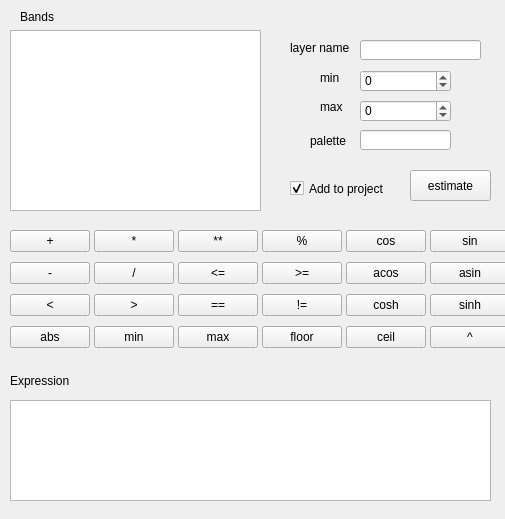
<?xml version="1.0" encoding="UTF-8"?>
<ui version="4.0">
 <class>Form</class>
 <widget class="QWidget" name="Form">
  <property name="geometry">
   <rect>
    <x>0</x>
    <y>0</y>
    <width>505</width>
    <height>519</height>
   </rect>
  </property>
  <property name="minimumSize">
   <size>
    <width>500</width>
    <height>0</height>
   </size>
  </property>
  <property name="windowTitle">
   <string>Form</string>
  </property>
  <widget class="QListView" name="bandList">
   <property name="geometry">
    <rect>
     <x>10</x>
     <y>30</y>
     <width>251</width>
     <height>181</height>
    </rect>
   </property>
   <property name="editTriggers">
    <set>QAbstractItemView::NoEditTriggers</set>
   </property>
   <property name="showDropIndicator" stdset="0">
    <bool>false</bool>
   </property>
   <property name="uniformItemSizes">
    <bool>true</bool>
   </property>
  </widget>
  <widget class="QCheckBox" name="addButton">
   <property name="geometry">
    <rect>
     <x>290</x>
     <y>180</y>
     <width>101</width>
     <height>17</height>
    </rect>
   </property>
   <property name="text">
    <string>Add to project</string>
   </property>
   <property name="checked">
    <bool>true</bool>
   </property>
  </widget>
  <widget class="QTextEdit" name="rasterExpression">
   <property name="geometry">
    <rect>
     <x>10</x>
     <y>400</y>
     <width>481</width>
     <height>101</height>
    </rect>
   </property>
   <property name="font">
    <font>
     <pointsize>9</pointsize>
    </font>
   </property>
  </widget>
  <widget class="QWidget" name="gridLayoutWidget">
   <property name="geometry">
    <rect>
     <x>10</x>
     <y>220</y>
     <width>481</width>
     <height>141</height>
    </rect>
   </property>
   <layout class="QGridLayout" name="grid">
    <property name="sizeConstraint">
     <enum>QLayout::SetMinimumSize</enum>
    </property>
    <property name="horizontalSpacing">
     <number>4</number>
    </property>
    <property name="verticalSpacing">
     <number>0</number>
    </property>
    <item row="2" column="5">
     <widget class="QPushButton" name="sinh">
      <property name="text">
       <string>sinh</string>
      </property>
     </widget>
    </item>
    <item row="2" column="6">
     <widget class="QPushButton" name="tanh">
      <property name="text">
       <string>tanh</string>
      </property>
     </widget>
    </item>
    <item row="1" column="0">
     <widget class="QPushButton" name="minus">
      <property name="text">
       <string>-</string>
      </property>
     </widget>
    </item>
    <item row="1" column="1">
     <widget class="QPushButton" name="div">
      <property name="text">
       <string>/</string>
      </property>
     </widget>
    </item>
    <item row="2" column="1">
     <widget class="QPushButton" name="gt">
      <property name="text">
       <string>&gt;</string>
      </property>
     </widget>
    </item>
    <item row="2" column="2">
     <widget class="QPushButton" name="eq">
      <property name="text">
       <string>==</string>
      </property>
     </widget>
    </item>
    <item row="0" column="2">
     <widget class="QPushButton" name="pow">
      <property name="text">
       <string>**</string>
      </property>
     </widget>
    </item>
    <item row="1" column="8">
     <widget class="QPushButton" name="sce">
      <property name="text">
       <string>)</string>
      </property>
     </widget>
    </item>
    <item row="1" column="6">
     <widget class="QPushButton" name="atan">
      <property name="text">
       <string>atan</string>
      </property>
     </widget>
    </item>
    <item row="1" column="7">
     <widget class="QPushButton" name="log">
      <property name="text">
       <string>log</string>
      </property>
     </widget>
    </item>
    <item row="0" column="7">
     <widget class="QPushButton" name="log10">
      <property name="text">
       <string>log10</string>
      </property>
     </widget>
    </item>
    <item row="0" column="8">
     <widget class="QPushButton" name="sc">
      <property name="text">
       <string>(</string>
      </property>
     </widget>
    </item>
    <item row="2" column="4">
     <widget class="QPushButton" name="cosh">
      <property name="text">
       <string>cosh</string>
      </property>
     </widget>
    </item>
    <item row="2" column="8">
     <widget class="QPushButton" name="or_">
      <property name="text">
       <string>||</string>
      </property>
     </widget>
    </item>
    <item row="2" column="7">
     <widget class="QPushButton" name="and_">
      <property name="text">
       <string>&amp;&amp;</string>
      </property>
     </widget>
    </item>
    <item row="0" column="5">
     <widget class="QPushButton" name="sin">
      <property name="text">
       <string>sin</string>
      </property>
     </widget>
    </item>
    <item row="2" column="0">
     <widget class="QPushButton" name="lt">
      <property name="text">
       <string>&lt;</string>
      </property>
     </widget>
    </item>
    <item row="0" column="1">
     <widget class="QPushButton" name="mul">
      <property name="text">
       <string>*</string>
      </property>
     </widget>
    </item>
    <item row="0" column="0">
     <widget class="QPushButton" name="plus">
      <property name="text">
       <string>+</string>
      </property>
     </widget>
    </item>
    <item row="0" column="6">
     <widget class="QPushButton" name="tan">
      <property name="text">
       <string>tan</string>
      </property>
     </widget>
    </item>
    <item row="3" column="4">
     <widget class="QPushButton" name="ceil">
      <property name="text">
       <string>ceil</string>
      </property>
     </widget>
    </item>
    <item row="3" column="3">
     <widget class="QPushButton" name="floor">
      <property name="text">
       <string>floor</string>
      </property>
     </widget>
    </item>
    <item row="1" column="5">
     <widget class="QPushButton" name="asin">
      <property name="text">
       <string>asin</string>
      </property>
     </widget>
    </item>
    <item row="2" column="3">
     <widget class="QPushButton" name="neq">
      <property name="text">
       <string>!=</string>
      </property>
     </widget>
    </item>
    <item row="0" column="3">
     <widget class="QPushButton" name="mod">
      <property name="text">
       <string>%</string>
      </property>
     </widget>
    </item>
    <item row="1" column="4">
     <widget class="QPushButton" name="acos">
      <property name="text">
       <string>acos</string>
      </property>
     </widget>
    </item>
    <item row="0" column="4">
     <widget class="QPushButton" name="cos">
      <property name="text">
       <string>cos</string>
      </property>
     </widget>
    </item>
    <item row="3" column="2">
     <widget class="QPushButton" name="max_">
      <property name="toolTip">
       <string notr="true"/>
      </property>
      <property name="statusTip">
       <string notr="true"/>
      </property>
      <property name="whatsThis">
       <string notr="true"/>
      </property>
      <property name="accessibleName">
       <string notr="true"/>
      </property>
      <property name="accessibleDescription">
       <string notr="true"/>
      </property>
      <property name="text">
       <string notr="true">max</string>
      </property>
      <property name="shortcut">
       <string notr="true"/>
      </property>
     </widget>
    </item>
    <item row="3" column="1">
     <widget class="QPushButton" name="min_">
      <property name="toolTip">
       <string notr="true"/>
      </property>
      <property name="statusTip">
       <string notr="true"/>
      </property>
      <property name="whatsThis">
       <string notr="true"/>
      </property>
      <property name="accessibleName">
       <string notr="true"/>
      </property>
      <property name="accessibleDescription">
       <string notr="true"/>
      </property>
      <property name="text">
       <string notr="true">min</string>
      </property>
     </widget>
    </item>
    <item row="3" column="0">
     <widget class="QPushButton" name="abs_">
      <property name="text">
       <string>abs</string>
      </property>
     </widget>
    </item>
    <item row="1" column="2">
     <widget class="QPushButton" name="lte">
      <property name="text">
       <string>&lt;=</string>
      </property>
     </widget>
    </item>
    <item row="1" column="3">
     <widget class="QPushButton" name="gte">
      <property name="text">
       <string>&gt;=</string>
      </property>
     </widget>
    </item>
    <item row="3" column="5">
     <widget class="QPushButton" name="nor">
      <property name="text">
       <string>^</string>
      </property>
     </widget>
    </item>
    <item row="3" column="6">
     <widget class="QPushButton" name="not_">
      <property name="text">
       <string>!</string>
      </property>
     </widget>
    </item>
    <item row="3" column="7">
     <widget class="QPushButton" name="ternar">
      <property name="text">
       <string>?  :</string>
      </property>
     </widget>
    </item>
   </layout>
  </widget>
  <widget class="QLabel" name="label">
   <property name="geometry">
    <rect>
     <x>20</x>
     <y>10</y>
     <width>47</width>
     <height>13</height>
    </rect>
   </property>
   <property name="font">
    <font>
     <pointsize>9</pointsize>
    </font>
   </property>
   <property name="text">
    <string>Bands</string>
   </property>
  </widget>
  <widget class="QLabel" name="label_2">
   <property name="geometry">
    <rect>
     <x>10</x>
     <y>370</y>
     <width>71</width>
     <height>21</height>
    </rect>
   </property>
   <property name="font">
    <font>
     <pointsize>9</pointsize>
    </font>
   </property>
   <property name="toolTip">
    <string notr="true"/>
   </property>
   <property name="locale">
    <locale language="English" country="UnitedStates"/>
   </property>
   <property name="text">
    <string notr="true">Expression</string>
   </property>
  </widget>
  <widget class="QPushButton" name="estimateButton">
   <property name="geometry">
    <rect>
     <x>410</x>
     <y>170</y>
     <width>81</width>
     <height>31</height>
    </rect>
   </property>
   <property name="font">
    <font>
     <pointsize>9</pointsize>
    </font>
   </property>
   <property name="text">
    <string notr="true">estimate</string>
   </property>
  </widget>
  <widget class="QLabel" name="label_3">
   <property name="geometry">
    <rect>
     <x>290</x>
     <y>40</y>
     <width>71</width>
     <height>16</height>
    </rect>
   </property>
   <property name="text">
    <string>layer name</string>
   </property>
  </widget>
  <widget class="QLineEdit" name="layerName">
   <property name="geometry">
    <rect>
     <x>360</x>
     <y>40</y>
     <width>121</width>
     <height>20</height>
    </rect>
   </property>
  </widget>
  <widget class="QLabel" name="label_4">
   <property name="geometry">
    <rect>
     <x>320</x>
     <y>70</y>
     <width>47</width>
     <height>16</height>
    </rect>
   </property>
   <property name="text">
    <string>min</string>
   </property>
  </widget>
  <widget class="QLabel" name="label_5">
   <property name="geometry">
    <rect>
     <x>320</x>
     <y>100</y>
     <width>47</width>
     <height>13</height>
    </rect>
   </property>
   <property name="text">
    <string>max</string>
   </property>
  </widget>
  <widget class="QSpinBox" name="minBox">
   <property name="geometry">
    <rect>
     <x>360</x>
     <y>70</y>
     <width>91</width>
     <height>22</height>
    </rect>
   </property>
   <property name="minimum">
    <number>-50000</number>
   </property>
   <property name="maximum">
    <number>50000</number>
   </property>
   <property name="singleStep">
    <number>100</number>
   </property>
  </widget>
  <widget class="QSpinBox" name="maxBox">
   <property name="geometry">
    <rect>
     <x>360</x>
     <y>100</y>
     <width>91</width>
     <height>22</height>
    </rect>
   </property>
   <property name="minimum">
    <number>-50000</number>
   </property>
   <property name="maximum">
    <number>50000</number>
   </property>
   <property name="singleStep">
    <number>100</number>
   </property>
  </widget>
  <widget class="QLabel" name="label_6">
   <property name="geometry">
    <rect>
     <x>310</x>
     <y>130</y>
     <width>47</width>
     <height>21</height>
    </rect>
   </property>
   <property name="text">
    <string>palette</string>
   </property>
  </widget>
  <widget class="QLineEdit" name="palette">
   <property name="geometry">
    <rect>
     <x>360</x>
     <y>130</y>
     <width>91</width>
     <height>20</height>
    </rect>
   </property>
  </widget>
 </widget>
 <resources/>
 <connections/>
</ui>
